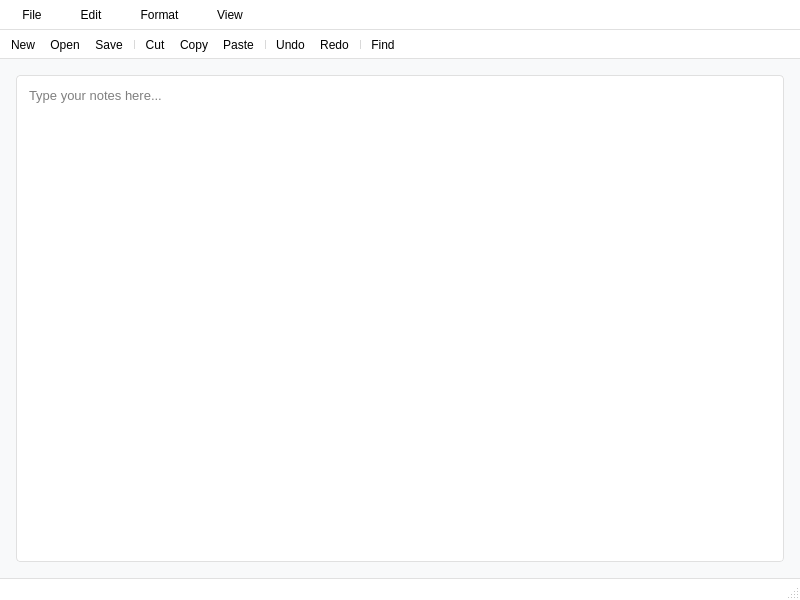
<?xml version="1.0" encoding="UTF-8"?>
<ui version="4.0">
 <class>MainWindow</class>
 <widget class="QMainWindow" name="MainWindow">
  <property name="geometry">
   <rect>
    <x>0</x>
    <y>0</y>
    <width>800</width>
    <height>600</height>
   </rect>
  </property>
  <property name="windowTitle">
   <string>Simple Notepad</string>
  </property>
  <property name="styleSheet">
   <string notr="true">QMainWindow {
    background-color: #f8f9fa;
}

QTextEdit {
    background-color: #ffffff;
    border: 1px solid #e0e0e0;
    border-radius: 4px;
    padding: 8px;
    selection-background-color: #3498db;
    selection-color: #ffffff;
}

QMenuBar {
    background-color: #ffffff;
    border-bottom: 1px solid #e0e0e0;
}

QMenuBar::item {
    padding: 8px 16px;
    background: transparent;
}

QMenuBar::item:selected {
    background-color: #e9ecef;
    border-radius: 4px;
}

QMenu {
    background-color: #ffffff;
    border: 1px solid #e0e0e0;
    padding: 8px 0px;
}

QMenu::item {
    padding: 8px 32px 8px 16px;
}

QMenu::item:selected {
    background-color: #e9ecef;
}

QToolBar {
    background-color: #ffffff;
    border-bottom: 1px solid #e0e0e0;
    padding: 4px;
}

QStatusBar {
    background-color: #ffffff;
    border-top: 1px solid #e0e0e0;
}

QPushButton {
    background-color: #3498db;
    color: #ffffff;
    border: none;
    border-radius: 4px;
    padding: 8px 16px;
}

QPushButton:hover {
    background-color: #2980b9;
}

QPushButton:pressed {
    background-color: #1f6aa5;
}

QComboBox {
    border: 1px solid #e0e0e0;
    border-radius: 4px;
    padding: 4px 8px;
    background-color: #ffffff;
}

QComboBox:hover {
    border-color: #3498db;
}

QComboBox::drop-down {
    subcontrol-origin: padding;
    subcontrol-position: top right;
    width: 24px;
    border-left: 1px solid #e0e0e0;
}

QDialog {
    background-color: #f8f9fa;
}

QLabel {
    color: #212529;
}

QLineEdit {
    border: 1px solid #e0e0e0;
    border-radius: 4px;
    padding: 8px;
    background-color: #ffffff;
}

QLineEdit:focus {
    border-color: #3498db;
}
</string>
  </property>
  <widget class="QWidget" name="centralwidget">
   <layout class="QVBoxLayout" name="verticalLayout">
    <property name="spacing">
     <number>8</number>
    </property>
    <property name="leftMargin">
     <number>16</number>
    </property>
    <property name="topMargin">
     <number>16</number>
    </property>
    <property name="rightMargin">
     <number>16</number>
    </property>
    <property name="bottomMargin">
     <number>16</number>
    </property>
    <item>
     <widget class="QTextEdit" name="textEdit">
      <property name="font">
       <font>
        <family>Segoe UI</family>
        <pointsize>10</pointsize>
       </font>
      </property>
      <property name="lineWidth">
       <number>1</number>
      </property>
      <property name="placeholderText">
       <string>Type your notes here...</string>
      </property>
     </widget>
    </item>
   </layout>
  </widget>
  <widget class="QMenuBar" name="menubar">
   <property name="geometry">
    <rect>
     <x>0</x>
     <y>0</y>
     <width>800</width>
     <height>24</height>
    </rect>
   </property>
   <widget class="QMenu" name="menuFile">
    <property name="title">
     <string>File</string>
    </property>
    <addaction name="actionNew"/>
    <addaction name="actionOpen"/>
    <addaction name="separator"/>
    <addaction name="actionSave"/>
    <addaction name="actionSaveAs"/>
    <addaction name="separator"/>
    <addaction name="actionExit"/>
   </widget>
   <widget class="QMenu" name="menuEdit">
    <property name="title">
     <string>Edit</string>
    </property>
    <addaction name="actionUndo"/>
    <addaction name="actionRedo"/>
    <addaction name="separator"/>
    <addaction name="actionCut"/>
    <addaction name="actionCopy"/>
    <addaction name="actionPaste"/>
    <addaction name="separator"/>
    <addaction name="actionSelectAll"/>
    <addaction name="separator"/>
    <addaction name="actionFind"/>
   </widget>
   <widget class="QMenu" name="menuFormat">
    <property name="title">
     <string>Format</string>
    </property>
    <addaction name="actionFont"/>
    <addaction name="actionWordWrap"/>
   </widget>
   <widget class="QMenu" name="menuView">
    <property name="title">
     <string>View</string>
    </property>
    <addaction name="actionStatusBar"/>
    <addaction name="actionToolBar"/>
   </widget>
   <addaction name="menuFile"/>
   <addaction name="menuEdit"/>
   <addaction name="menuFormat"/>
   <addaction name="menuView"/>
  </widget>
  <widget class="QStatusBar" name="statusbar"/>
  <widget class="QToolBar" name="toolBar">
   <property name="windowTitle">
    <string>toolBar</string>
   </property>
   <property name="movable">
    <bool>false</bool>
   </property>
   <property name="iconSize">
    <size>
     <width>16</width>
     <height>16</height>
    </size>
   </property>
   <property name="floatable">
    <bool>false</bool>
   </property>
   <attribute name="toolBarArea">
    <enum>TopToolBarArea</enum>
   </attribute>
   <attribute name="toolBarBreak">
    <bool>false</bool>
   </attribute>
   <addaction name="actionNew"/>
   <addaction name="actionOpen"/>
   <addaction name="actionSave"/>
   <addaction name="separator"/>
   <addaction name="actionCut"/>
   <addaction name="actionCopy"/>
   <addaction name="actionPaste"/>
   <addaction name="separator"/>
   <addaction name="actionUndo"/>
   <addaction name="actionRedo"/>
   <addaction name="separator"/>
   <addaction name="actionFind"/>
  </widget>
  <action name="actionNew">
   <property name="text">
    <string>New</string>
   </property>
   <property name="shortcut">
    <string>Ctrl+N</string>
   </property>
  </action>
  <action name="actionOpen">
   <property name="text">
    <string>Open</string>
   </property>
   <property name="shortcut">
    <string>Ctrl+O</string>
   </property>
  </action>
  <action name="actionSave">
   <property name="text">
    <string>Save</string>
   </property>
   <property name="shortcut">
    <string>Ctrl+S</string>
   </property>
  </action>
  <action name="actionSaveAs">
   <property name="text">
    <string>Save As...</string>
   </property>
   <property name="shortcut">
    <string>Ctrl+Shift+S</string>
   </property>
  </action>
  <action name="actionExit">
   <property name="text">
    <string>Exit</string>
   </property>
   <property name="shortcut">
    <string>Alt+F4</string>
   </property>
  </action>
  <action name="actionUndo">
   <property name="text">
    <string>Undo</string>
   </property>
   <property name="shortcut">
    <string>Ctrl+Z</string>
   </property>
  </action>
  <action name="actionRedo">
   <property name="text">
    <string>Redo</string>
   </property>
   <property name="shortcut">
    <string>Ctrl+Y</string>
   </property>
  </action>
  <action name="actionCut">
   <property name="text">
    <string>Cut</string>
   </property>
   <property name="shortcut">
    <string>Ctrl+X</string>
   </property>
  </action>
  <action name="actionCopy">
   <property name="text">
    <string>Copy</string>
   </property>
   <property name="shortcut">
    <string>Ctrl+C</string>
   </property>
  </action>
  <action name="actionPaste">
   <property name="text">
    <string>Paste</string>
   </property>
   <property name="shortcut">
    <string>Ctrl+V</string>
   </property>
  </action>
  <action name="actionSelectAll">
   <property name="text">
    <string>Select All</string>
   </property>
   <property name="shortcut">
    <string>Ctrl+A</string>
   </property>
  </action>
  <action name="actionFind">
   <property name="text">
    <string>Find...</string>
   </property>
   <property name="shortcut">
    <string>Ctrl+F</string>
   </property>
  </action>
  <action name="actionFont">
   <property name="text">
    <string>Font...</string>
   </property>
  </action>
  <action name="actionWordWrap">
   <property name="checkable">
    <bool>true</bool>
   </property>
   <property name="checked">
    <bool>true</bool>
   </property>
   <property name="text">
    <string>Word Wrap</string>
   </property>
  </action>
  <action name="actionStatusBar">
   <property name="checkable">
    <bool>true</bool>
   </property>
   <property name="checked">
    <bool>true</bool>
   </property>
   <property name="text">
    <string>Status Bar</string>
   </property>
  </action>
  <action name="actionToolBar">
   <property name="checkable">
    <bool>true</bool>
   </property>
   <property name="checked">
    <bool>true</bool>
   </property>
   <property name="text">
    <string>Tool Bar</string>
   </property>
  </action>
 </widget>
 <resources/>
 <connections/>
</ui>
